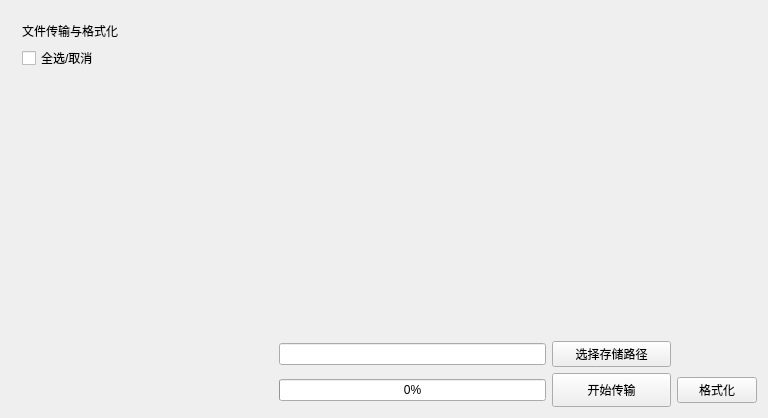
<?xml version="1.0" encoding="UTF-8"?>
<ui version="4.0">
 <class>DirectTransfer</class>
 <widget class="QWidget" name="DirectTransfer">
  <property name="geometry">
   <rect>
    <x>0</x>
    <y>0</y>
    <width>768</width>
    <height>418</height>
   </rect>
  </property>
  <property name="windowTitle">
   <string>DirectTransfer</string>
  </property>
  <layout class="QVBoxLayout" name="verticalLayout" stretch="0,1,0">
   <item>
    <widget class="QWidget" name="widget" native="true">
     <layout class="QVBoxLayout" name="verticalLayout_2">
      <item>
       <widget class="QLabel" name="label">
        <property name="text">
         <string>文件传输与格式化</string>
        </property>
       </widget>
      </item>
      <item>
       <widget class="QCheckBox" name="selectAll">
        <property name="text">
         <string>全选/取消</string>
        </property>
       </widget>
      </item>
     </layout>
    </widget>
   </item>
   <item>
    <widget class="QWidget" name="sdWidget" native="true"/>
   </item>
   <item>
    <layout class="QGridLayout" name="gridLayout">
     <item row="0" column="1">
      <widget class="QLineEdit" name="lineEdit"/>
     </item>
     <item row="1" column="1">
      <widget class="QProgressBar" name="progressBar">
       <property name="value">
        <number>0</number>
       </property>
      </widget>
     </item>
     <item row="1" column="3">
      <widget class="QPushButton" name="startFormat">
       <property name="text">
        <string>格式化</string>
       </property>
      </widget>
     </item>
     <item row="0" column="2">
      <widget class="QPushButton" name="selectSavePath">
       <property name="text">
        <string>选择存储路径</string>
       </property>
      </widget>
     </item>
     <item row="0" column="0">
      <spacer name="horizontalSpacer">
       <property name="orientation">
        <enum>Qt::Horizontal</enum>
       </property>
       <property name="sizeHint" stdset="0">
        <size>
         <width>40</width>
         <height>20</height>
        </size>
       </property>
      </spacer>
     </item>
     <item row="1" column="2">
      <widget class="QToolButton" name="startTransfer">
       <property name="minimumSize">
        <size>
         <width>119</width>
         <height>34</height>
        </size>
       </property>
       <property name="baseSize">
        <size>
         <width>119</width>
         <height>34</height>
        </size>
       </property>
       <property name="text">
        <string>开始传输</string>
       </property>
      </widget>
     </item>
    </layout>
   </item>
  </layout>
 </widget>
 <layoutdefault spacing="6" margin="11"/>
 <resources/>
 <connections/>
</ui>
